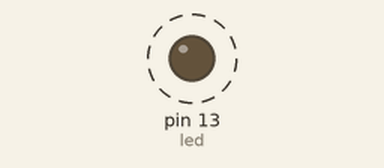
A sketch run on a simulated Arduino Uno, built with avr-gcc and run on an emulated ATmega328P. Shown: output pins drawn as LEDs (lit = HIGH). Dashed ring = blinking.

Above: at 0.5 s.
Timing chart, 0 to 3.0 s (numbered marks = the images above):
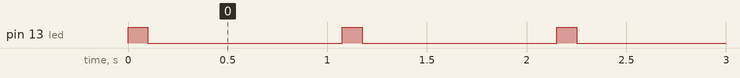

The sketch:

sketchLedBlink.ino
```cpp
int led = 13;

void setup() {
  // put your setup code here, to run once:
  // wow much like, very code;
  pinMode(led, OUTPUT);

}

void loop() {
  // put your main code here, to run repeatedly:
  digitalWrite(led, HIGH);
  delay(100);
  digitalWrite(led, LOW);
  delay(975);
}
```

Measured:
- by itself, pin 13 (led): alternates HIGH for 0.10 s and LOW for 0.98 s
